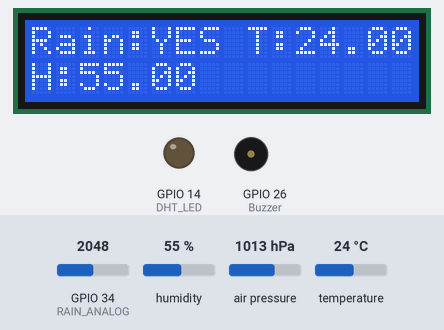
This sketch was run on a simulated ESP32. Shown: 16×2 character LCD, output pins drawn as LEDs (lit = HIGH), buzzer (waves = sounding, pin HIGH). The test bench sets the inputs (shaded band); at power-on: GPIO 34 (RAIN_ANALOG) = 2048, humidity 55 %, air pressure 1013 hPa, temperature 24 °C (analog values on the 0–4095 scale). WiFi joins after 1.5 s; servers stay silent unless stated; network time is answered at once with the bench clock; the local clock reads 2024-03-15 10:24:30 at power-on unless the sketch sets it; web services answer with replies made up by the test bench; what the sketch prints to the serial monitor is not drawn.

Above: at 5.2 s.
5.3 s: GPIO 34 (RAIN_ANALOG) set to 3972
At 9.1 s:
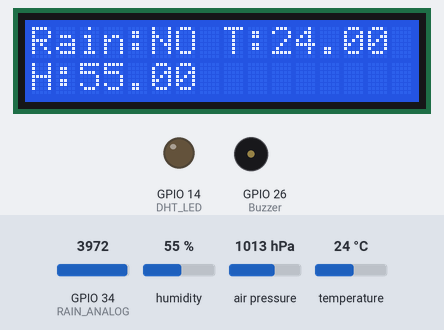
14.3 s: humidity set to 22 %
At 19.3 s:
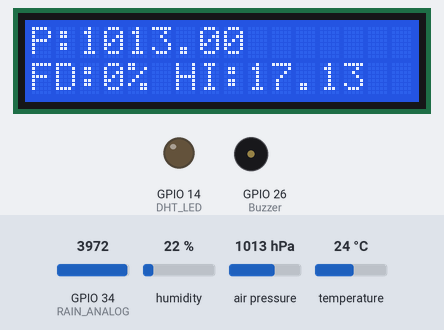
19.6 s: air pressure set to 952 hPa
At 22.5 s:
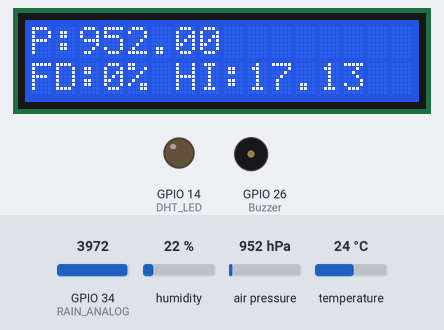
25.6 s: GPIO 34 (RAIN_ANALOG) set to 3248
31.9 s: GPIO 34 (RAIN_ANALOG) set to 3129
At 33.8 s:
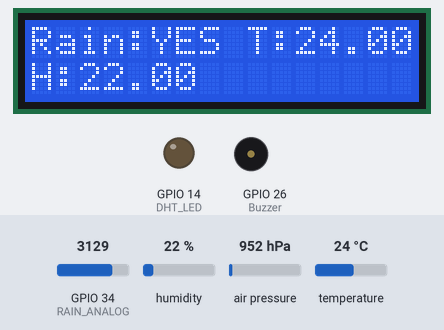
35.9 s: temperature set to 12 °C
At 39.1 s:
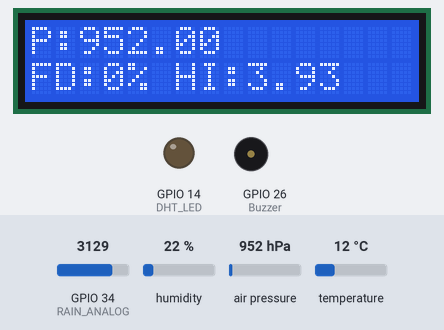
Timing chart, 0 to 61.5 s (numbered marks = the images above; inputs shaded):
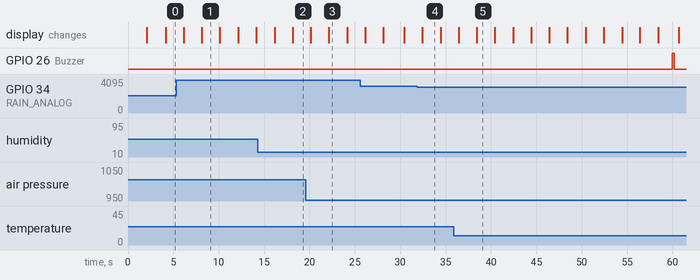

Measured:
- the behaviour switches between 3200 and 3199 on GPIO 34 (RAIN_ANALOG) (found by bisection; images 3 and 4)
- after the input at 5.3 s, the display: first differs from a run without the input after 2.9 s (image 1)
- after the input at 14.3 s, the display: first changes after 1.9 s (image 2 shows a later state)
- after the input at 19.6 s, the display: first differs from a run without the input after 2.5 s (image 3)
- after the input at 31.9 s, the display: changes after 0.53 s (image 4)
- after the input at 35.9 s, the display: first differs from a run without the input after 2.5 s (image 5)
- what the display in image 1 shows lasts 1.9 s, from 8.2 s to 10.1 s

The sketch:

Complete_Final_Code_DHT11_V3.ino
```cpp
#include <DHT.h>
#include <Wire.h>
#include <LiquidCrystal_I2C.h>
#include <Adafruit_Sensor.h>
#include <Adafruit_BMP085_U.h>
#include <WiFi.h>
#include <HTTPClient.h>
#include <NTPClient.h>
#include <WiFiUdp.h>

// Wi-Fi Credentials
const char* ssid = "Galaxy A21S";
const char* password = "14141414";

// ThingSpeak API Credentials
const char* server = "http://api.thingspeak.com/update";
const char* apiKey = "OP69QZXZU16XN4R9";

// Pin Definitions
#define RAIN_ANALOG 34         // Analog pin for rain sensor
#define Buzzer 26              // Digital pin for rain buzzer
#define DHT_SENSOR_PIN 13      // ESP32 pin GPIO13 connected to DHT11 sensor
#define DHT_SENSOR_TYPE DHT11  // Define DHT sensor type
#define DHT_LED 14             // LED for flash flood probability
#define I2C_SDA 21             // I2C SDA pin for both devices
#define I2C_SCL 22             // I2C SCL pin for both devices

// Initialize DHT, LCD, and BMP-180
DHT dht_sensor(DHT_SENSOR_PIN, DHT_SENSOR_TYPE);
LiquidCrystal_I2C lcd(0x27, 16, 2); // I2C address 0x27, 16x2 LCD
Adafruit_BMP085_Unified bmp = Adafruit_BMP085_Unified(10085);

// NTP Client setup
WiFiUDP udp;
NTPClient timeClient(udp, "pool.ntp.org", 2 * 3600, 60000); // GMT+2 (Cairo Time)

// Timing variables
unsigned long lastDisplayTime = 0;    // Timing for LCD updates
unsigned long lastMeasurementTime = 0; // Timing for measurements
unsigned long lastBuzzerTime = 0;     // Timing for rain detection buzzer
bool displayToggle = false;           // Toggles between LCD screens

// Static Rain Threshold (this does not change)
const int rainThreshold = 800;

// Dynamic Thresholds (these will change during the day)
int minTempThreshold = 15;
int maxTempThreshold = 35;
int humidityThreshold = 60;
int pressureThreshold = 1000;

void setup() {
  // Initialize serial communication
  Serial.begin(9600);

  // Connect to Wi-Fi
  WiFi.begin(ssid, password);
  Serial.print("Connecting to Wi-Fi");
  while (WiFi.status() != WL_CONNECTED) {
    delay(1000);
    Serial.print(".");
  }
  Serial.println("Connected!");

  // Initialize NTP Client
  timeClient.begin();
  timeClient.setTimeOffset(7200); // GMT+2:00 for Cairo

  // Initialize rain sensor, buzzer, and flood LED
  pinMode(RAIN_ANALOG, INPUT);
  analogReadResolution(10); // Set ADC resolution to 10 bits
  pinMode(Buzzer, OUTPUT);
  pinMode(DHT_LED, OUTPUT);

  // Initialize I2C bus
  Wire.begin(I2C_SDA, I2C_SCL);

  // Initialize the DHT sensor
  dht_sensor.begin();

  // Initialize the LCD
  lcd.init();
  lcd.backlight();

  // Initialize the BMP-180 sensor
  if (!bmp.begin()) {
    Serial.println("Error: BMP-180 sensor not found. Check wiring!");
    lcd.setCursor(0, 0);
    lcd.print("BMP-180 Error!");
    while (1); // Halt execution if BMP-180 fails
  }

  Serial.println("Flash Flood Monitoring System Initialized");
  lcd.setCursor(0, 0);
  lcd.print("System Init...");
  delay(2000);
}

void loop() {
  unsigned long currentTime = millis(); // Get the current time

  // Update NTP time
  timeClient.update();
  int currentHour = timeClient.getHours(); // Get current hour in GMT+2

  // Dynamically adjust the thresholds based on the time of day
  updateDynamicThresholds(currentHour);

  // Take measurements every 30 seconds
  if (currentTime - lastMeasurementTime >= 30000) {
    lastMeasurementTime = currentTime;

    // Read rain sensor data
    int rain_amount = analogRead(RAIN_ANALOG);
    bool isRaining = (rain_amount < rainThreshold);

    // Trigger buzzer if rain is detected
    if (isRaining && currentTime - lastBuzzerTime >= 1000) { // Buzzer rings every second
      digitalWrite(Buzzer, HIGH);
      delay(200); // Buzzer on for 200ms
      digitalWrite(Buzzer, LOW);
      lastBuzzerTime = currentTime;
    }

    // Read temperature, humidity, and pressure
    float temperature = dht_sensor.readTemperature();
    float humidity = dht_sensor.readHumidity();
    sensors_event_t bmp_event;
    bmp.getEvent(&bmp_event);
    float pressure = bmp_event.pressure;

    // Calculate heat index
    float heat_index = dht_sensor.computeHeatIndex(temperature, humidity);

    // Calculate flash flood likelihood
    int flashFloodLikelihood = calculateFloodLikelihood(temperature, humidity, pressure);

    // Respond to flash flood likelihood with LED
    if (flashFloodLikelihood >= 50) {
      digitalWrite(DHT_LED, HIGH);
    } else {
      digitalWrite(DHT_LED, LOW);
    }

    // Log readings to serial monitor
    Serial.println("===== Sensor Readings =====");
    Serial.print("Rain: ");
    Serial.println(isRaining ? "YES" : "NO");
    Serial.print("Rain Amount: ");
    Serial.println(rain_amount);
    Serial.print("Temperature (°C): ");
    Serial.println(temperature);
    Serial.print("Humidity (%): ");
    Serial.println(humidity);
    Serial.print("Heat Index (°C): ");
    Serial.println(heat_index);
    Serial.print("Pressure (hPa): ");
    Serial.println(pressure);
    Serial.print("Flood Likelihood (%): ");
    Serial.println(flashFloodLikelihood);
    Serial.println("===========================");

    // Send data to ThingSpeak
    sendToThingSpeak(temperature, humidity, pressure, isRaining, flashFloodLikelihood, heat_index, rain_amount);
  }

  // Alternate LCD display every 3 seconds
  if (currentTime - lastDisplayTime >= 2000) {
    lastDisplayTime = currentTime;
    displayToggle = !displayToggle;

    // Read temperature, humidity, and pressure again for display
    float temperature = dht_sensor.readTemperature();
    float humidity = dht_sensor.readHumidity();
    sensors_event_t bmp_event;
    bmp.getEvent(&bmp_event);
    float pressure = bmp_event.pressure;
    float heat_index = dht_sensor.computeHeatIndex(temperature, humidity);
    int flashFloodLikelihood = calculateFloodLikelihood(temperature, humidity, pressure);
    bool isRaining = (analogRead(RAIN_ANALOG) < rainThreshold);

    if (displayToggle) {
      // First screen: Rain, Temperature, and Humidity
      lcd.clear();
      lcd.setCursor(0, 0);
      lcd.print("Rain:");
      lcd.print(isRaining ? "YES" : "NO");
      lcd.print(" T:");
      lcd.print(temperature);

      lcd.setCursor(0, 1);
      lcd.print("H:");
      lcd.print(humidity);
    } else {
      // Second screen: Pressure, Flood Likelihood, and Heat Index
      lcd.clear();
      lcd.setCursor(0, 0);
      lcd.print("P:");
      lcd.print(pressure);
      lcd.setCursor(0, 1);
      lcd.print("FD:");
      lcd.print(flashFloodLikelihood);
      lcd.print("% HI:");
      lcd.print(heat_index);
    }
  }
}

// Function to send data to ThingSpeak
void sendToThingSpeak(float temperature, float humidity, float pressure, bool isRaining, int floodLikelihood, float heatIndex, int rain_amount) {
  if (WiFi.status() == WL_CONNECTED) {
    HTTPClient http;
    String url = String(server) + "?api_key=" + apiKey +
                 "&field1=" + String(temperature) +
                 "&field2=" + String(humidity) +
                 "&field3=" + String(pressure) +
                 "&field4=" + String(rain_amount) +
                 "&field5=" + String(floodLikelihood) +
                 "&field6=" + String(heatIndex) +
                 "&field7=" + String(isRaining ? 1 : 0);

    http.begin(url);
    int httpResponseCode = http.GET();
    if (httpResponseCode > 0) {
      Serial.println("Data sent to ThingSpeak successfully.");
    } else {
      Serial.print("Error sending data: ");
      Serial.println(httpResponseCode);
    }
    http.end();
  } else {
    Serial.println("Wi-Fi not connected.");
  }
}

// Function to calculate flash flood likelihood
int calculateFloodLikelihood(float temperature, float humidity, float pressure) {
  int likelihood = 0;

  // Start with humidity-based calculation
  if (humidity >= humidityThreshold) {
    if (humidity < humidityThreshold + 10) likelihood = 20;
    else if (humidity < humidityThreshold + 20) likelihood = 50;
    else likelihood = 80;

    // Adjust based on temperature
    if (temperature < minTempThreshold) likelihood += 20;
    if (temperature > maxTempThreshold) likelihood += 10;

    // Adjust based on pressure
    if (pressure < pressureThreshold) likelihood += 15;
  }

  return likelihood;
}

void updateDynamicThresholds(int currentHour) {
  // Adjust thresholds dynamically based on the time of day
  if (currentHour >= 0 && currentHour < 6) {
    minTempThreshold = 25;
    maxTempThreshold = 29;
    humidityThreshold = 48;
    pressureThreshold = 1012;
  } else if (currentHour >= 6 && currentHour < 12) {
    minTempThreshold = 25;
    maxTempThreshold = 34;
    humidityThreshold = 41;
    pressureThreshold = 1014;
  } else if (currentHour >= 12 && currentHour < 18) {
    minTempThreshold = 34;
    maxTempThreshold = 35;
    humidityThreshold = 25;
    pressureThreshold = 1012;
  } else {
    minTempThreshold = 29;
    maxTempThreshold = 34;
    humidityThreshold = 34;
    pressureThreshold = 1013;
  }
}
```
